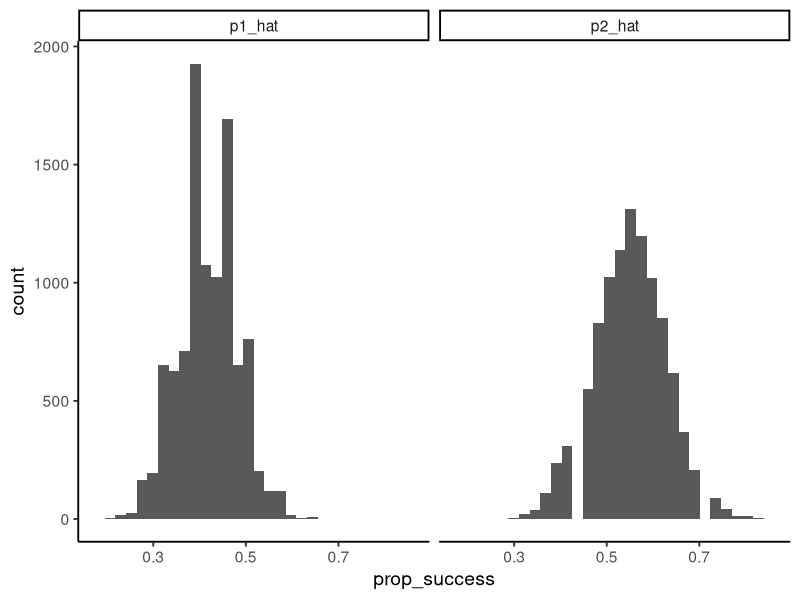
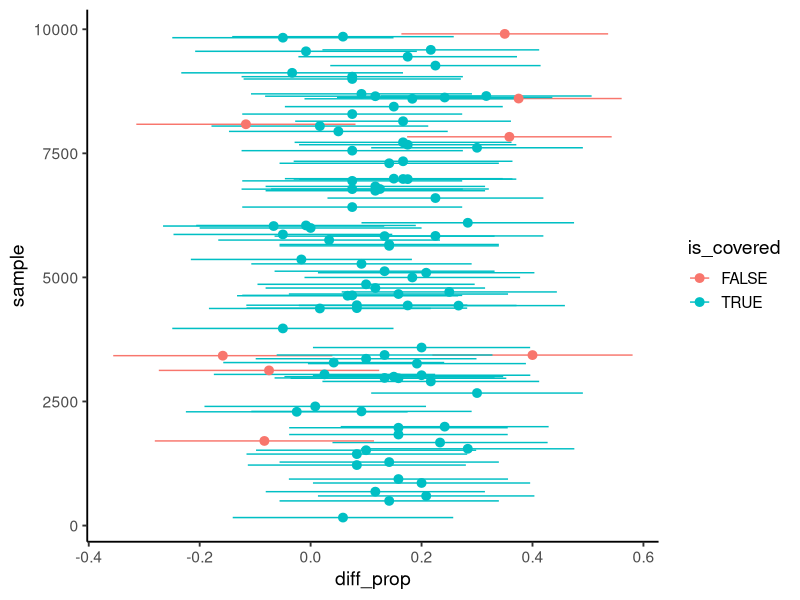

Here is the R script that generated these plots, in order:
library(tidyverse)
theme_set(theme_classic(14))
set.seed(123)

# 1. Define your population- note difference in p1 & p2- assuming there is a difference!
p1 <- 0.42
p2 <- 0.55
n1 <- 60
n2 <- 40

# 2. Simulate many samples
n_samples <- 1e4
x1 <- rbinom(n = n_samples,
             size = n1,
             prob = p1)
x2 <- rbinom(n = n_samples,
             size = n2,
             prob = p2)

# 3. Calculate statistic for each sample (this is same as hyp. test stat)
p1_hat <- x1 / n1
p2_hat <- x2 / n2
diff_prop <- p2_hat - p1_hat

# Here's the distribution of our samples
tibble(p1_hat,
       p2_hat) %>% 
  pivot_longer(c(p1_hat, p2_hat),
               names_to = "treatment",
               values_to = "prop_success") %>% 
  ggplot(aes(prop_success)) +
  geom_histogram() +
  facet_wrap(~ treatment) 

# 4. Calculate the SE for the CI
se_diff_prop <- sqrt(p1_hat * (1 - p1_hat) / n1 +
                       p2_hat * (1 - p2_hat) / n2)

# 5. Calculate the CI for each sample- note mean (centered at difference) and sd
ci_95_lwr <- qnorm(0.025, mean = diff_prop, sd = se_diff_prop)
ci_95_upr <- qnorm(0.975, mean = diff_prop, sd = se_diff_prop)

# 6. Calculate coverage- is true diff in CI?
is_covered <- ci_95_lwr <= p2 - p1 & p2 - p1 <= ci_95_upr
coverage <- mean(is_covered)
coverage

# Visualize the CI's
tibble(sample = 1:n_samples,
       diff_prop,
       ci_95_lwr,
       ci_95_upr,
       is_covered) %>% 
  sample_n(100) %>% 
  ggplot(aes(diff_prop, sample, xmin = ci_95_lwr, xmax = ci_95_upr, color = is_covered)) +
  geom_pointrange()
